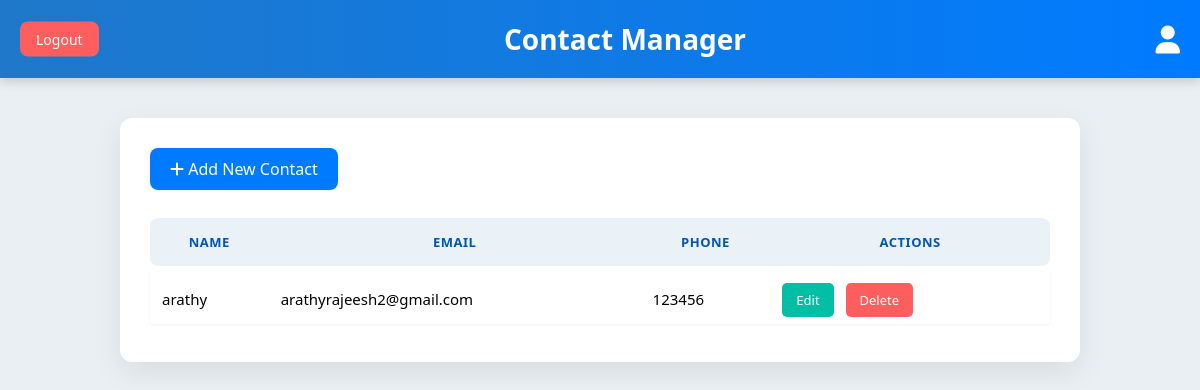
The page / (signed in) on the database its author committed.
### conatct/models.py (models this page shows, shortened)
class Contact(models.Model):
    user = models.ForeignKey(User, on_delete=models.CASCADE)
    name = models.CharField(max_length=100)
    phone = models.CharField(max_length=15)
    email = models.EmailField()

### conatct/views.py (the view)
# urls.py: path('', views.contact_list, name='contact_list'),
@login_required
def contact_list(request):
    contacts = Contact.objects.filter(user=request.user)
    return render(request, 'home.html', {'contacts': contacts})

### conatct/templates/home.html (shortened to what this page needs)
<!DOCTYPE html>
<html lang="en">
<head>
<link rel="stylesheet" href="https://cdnjs.cloudflare.com/ajax/libs/font-awesome/6.4.2/css/all.min.css">
</head>
<body>
    <header>
        Contact Manager
        <a href="{% url 'profile' %}" class="profile-icon" title="View Profile">
            <i class="fa-solid fa-user"></i>
        </a>
        <a href="{% url 'logout' %}" class="logout-button">Logout</a>
    </header>
    <div class="container">
        <a href="{% url 'add_contact' %}" class="button"><i class="fa-solid fa-plus"></i> Add New Contact</a>
        <table>
            <thead>
                <tr>
                    <th>Name</th>
                    <th>Email</th>
                    <th>Phone</th>
                    <th>Actions</th>
                </tr>
            </thead>
            <tbody>
                {% for contact in contacts %}
                <tr>
                    <td>{{ contact.name }}</td>
                    <td>{{ contact.email }}</td>
                    <td>{{ contact.phone }}</td>
                    <td>
                        <a href="{% url 'edit_contact' contact.id %}" class="action-btn edit-btn">Edit</a>
                        <a href="{% url 'delete_contact' contact.id %}" class="action-btn delete-btn">Delete</a>
                    </td>
                </tr>
                {% empty %}
                <tr>
                    <td colspan="4" style="text-align:center; padding: 20px;">
                        <i class="fa-solid fa-inbox"></i> No contacts found.
                    </td>
                </tr>
                {% endfor %}
            </tbody>
        </table>
    </div>
</body>
</html>

### conatct/templates/home.html (style rules this page uses)
:root { --primary-blue: #007bff; --dark-blue: #0056b3; --light-bg: #EAEFF4; --card-shadow: 0 10px 30px rgba(0, 0, 0, 0.08); --hover-transition: all 0.3s ease-in-out; }
body { font-family: 'Segoe UI', Tahoma, Geneva, Verdana, sans-serif; background: var(--light-bg); margin: 0; padding: 0; }
header { position: relative; background: linear-gradient(90deg, #1f78c9, var(--primary-blue)); color: white; padding: 20px 50px 20px 100px; text-align: center; font-size: 28px; font-weight: 600; box-shadow: 0 4px 10px rgba(0, 0, 0, 0.15); }
.profile-icon { position: absolute; top: 50%; transform: translateY(-50%); right: 20px; cursor: pointer; z-index: 10; transition: var(--hover-transition); }
.profile-icon i { font-size: 28px; color: white; }
.logout-button { position: absolute; top: 50%; transform: translateY(-50%); left: 20px; z-index: 10; background: #FF5E5E; color: white; padding: 8px 16px; border-radius: 8px; text-decoration: none; font-size: 14px; font-weight: 500; transition: var(--hover-transition); }
.container { width: 90%; max-width: 900px; margin: 40px auto; background: white; padding: 30px; border-radius: 12px; box-shadow: var(--card-shadow); }
a.button { display: inline-block; background: var(--primary-blue); color: white; padding: 10px 20px; border-radius: 8px; text-decoration: none; margin-bottom: 20px; font-size: 16px; font-weight: 500; transition: var(--hover-transition); }
table { width: 100%; border-collapse: separate; border-spacing: 0 8px; }
thead th { background: #EAF2F8; color: var(--dark-blue); font-weight: 700; text-transform: uppercase; font-size: 13px; letter-spacing: 0.5px; border-bottom: none; padding: 15px 12px; }
thead tr th:first-child { border-top-left-radius: 8px; border-bottom-left-radius: 8px; }
thead tr th:last-child { border-top-right-radius: 8px; border-bottom-right-radius: 8px; }
tbody tr { background: white; box-shadow: 0 1px 3px rgba(0, 0, 0, 0.05); transition: var(--hover-transition); }
td { padding: 15px 12px; border-bottom: none; font-size: 15px; }
.action-btn { padding: 8px 14px; border-radius: 5px; color: white; text-decoration: none; font-size: 13px; margin-right: 8px; font-weight: 500; transition: var(--hover-transition); }
.edit-btn { background: #00BFA5; }
.delete-btn { background: #FF5E5E; }

### rows shown on the page
Contact: name "arathy", email "arathyrajeesh2@gmail.com", phone "123456"
